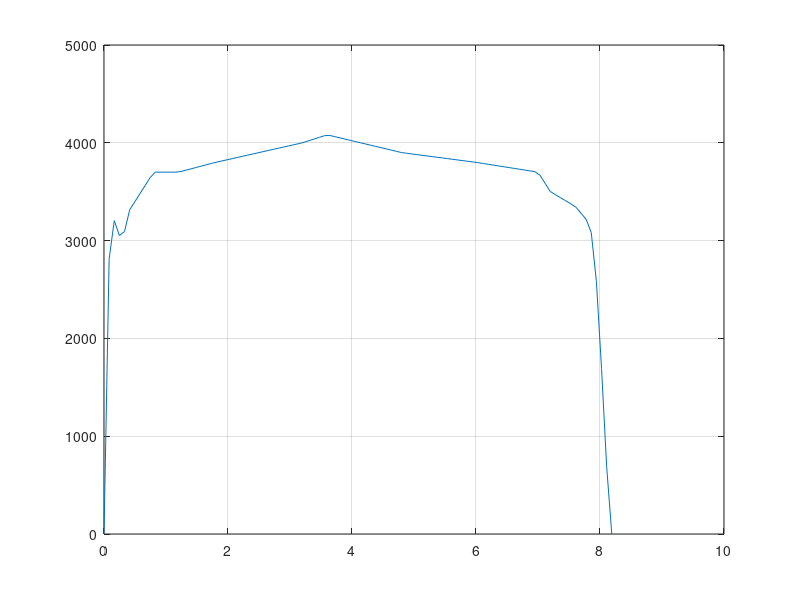

The MATLAB script that drew this image:
% Author: Francesco Colombi
% Skyward Experimental Rocketry | CRD Dept | crd@skywarder.eu
% email: francesco.colombi@skywarder.eu
% Release date: 16/04/2016

clear, clc

% %Cesaroni PRO 150 White Thunder
% sTH = [0 0.05 0.15 0.5 0.6 0.74 0.85 1.15 1.35 2.45 ...
%     3 3.7 4 4.5 4.8 4.9 5 5.05 5.1 5.15 5.2]; %s
% THs = [0 9200 7900 8500 8500 8350 8300 8400 8500 8500 ...
%     8300 8000 7800 7600 7450 7300 7300 4500 500 100 0]; %N

%Cesaroni PRO 150 SkidMark
sTH = [0 0.1 0.2 0.3 0.4 0.5 0.6 0.8 1.2 1.8 3.2 3.6 ...
    4.8 6 7 7.2 7.6 7.8 7.9 8 8.1 8.19]; %s
THs = [0 3400 3100 3000 3300 3400 3500 3700 3700 3800 ...
    4000 4081.6 3900 3800 3700 3500 3350 3200 3000 2000 750 0]; %N


%sTH = [0 0.74 2.56 4.37 5.2];
%THs = [0 8500 8500 7600 0];
%sTH = [0 0.15 0.59 1.28 2.115 3 3.84 4.52 4.97 5.12];
%THs = [0 5500 6100 6100 6250 6050 5800 5200 5050 0];


s=linspace(0,sTH(end));
dt = s(2);
TH = interp1(sTH,THs,s);

sum = 0;
for j = 1:length(s)
    sum = sum + TH(j)*dt;
end
media = sum/5.12 %N

plot(s,TH);
grid on;